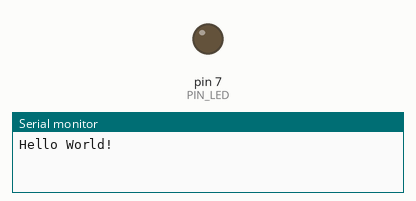
A sketch run on a simulated Arduino Uno, built with avr-gcc and run on an emulated ATmega328P. On the bench: output pins drawn as LEDs (lit = HIGH), the last lines printed to the serial monitor. Dashed ring = blinking. At 2.0 s the program stops and its outputs stay as they are.

Above: at 0.5 s.
At 1.85 s:
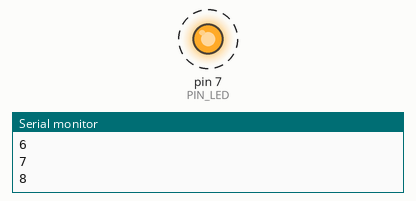
Timing chart, 0 to 3.0 s (numbered marks = the images above):
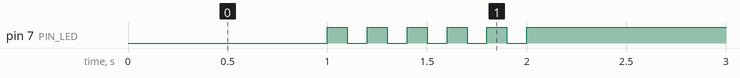

The sketch:

05_practice_2.ino
```cpp
#define PIN_LED 7
int count = 0;
boolean toggle = false;

void setup() {
  // put your setup code here, to run once:
  pinMode(PIN_LED, OUTPUT);
  Serial.begin(115200); // Initialize serial port.
  while (!Serial) {
    ; // wait for serial port to connect.
  }
  Serial.println("Hello World!");
  digitalWrite(PIN_LED, toggle); // turn off LED.
}

void loop() {
  // put your main code here, to run repeatedly.
  digitalWrite(PIN_LED, toggle); // update LED status.
  delay(1000); // wait for 1,000 milliseconds.

  while (count < 10) {
    toggle = !toggle;
    digitalWrite(PIN_LED, toggle); // update LED status.
    delay(100); // wait for 1,00 milliseconds.
    Serial.println(++count);
  }

  toggle = !toggle;
  digitalWrite(PIN_LED, toggle); // update LED status.

  while(1) {} // infinite loop
}
```

Measured:
- by itself, pin 7 (PIN_LED): alternates HIGH for 0.10 s and LOW for 0.10 s, 11 changes in all, then stays HIGH
